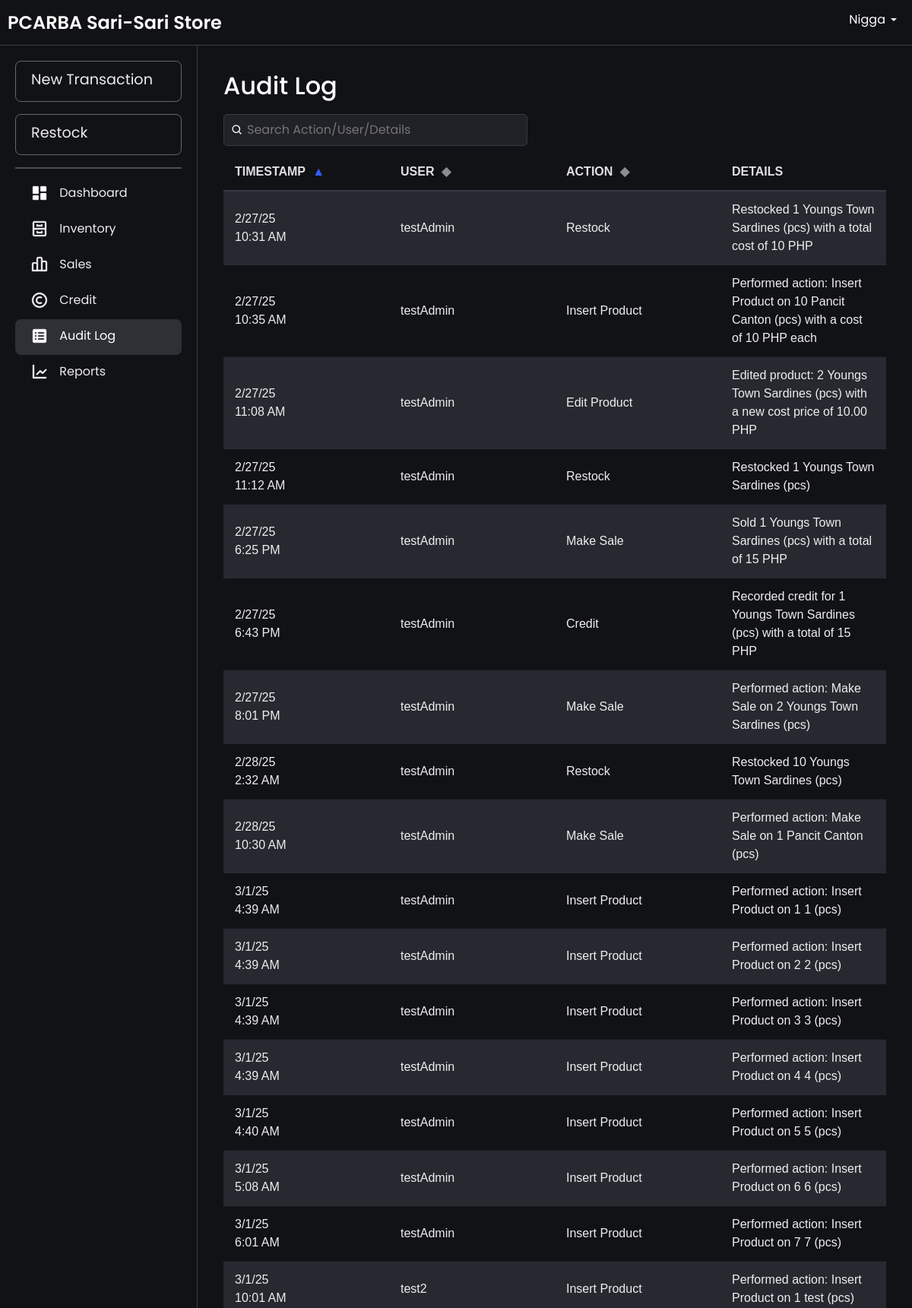
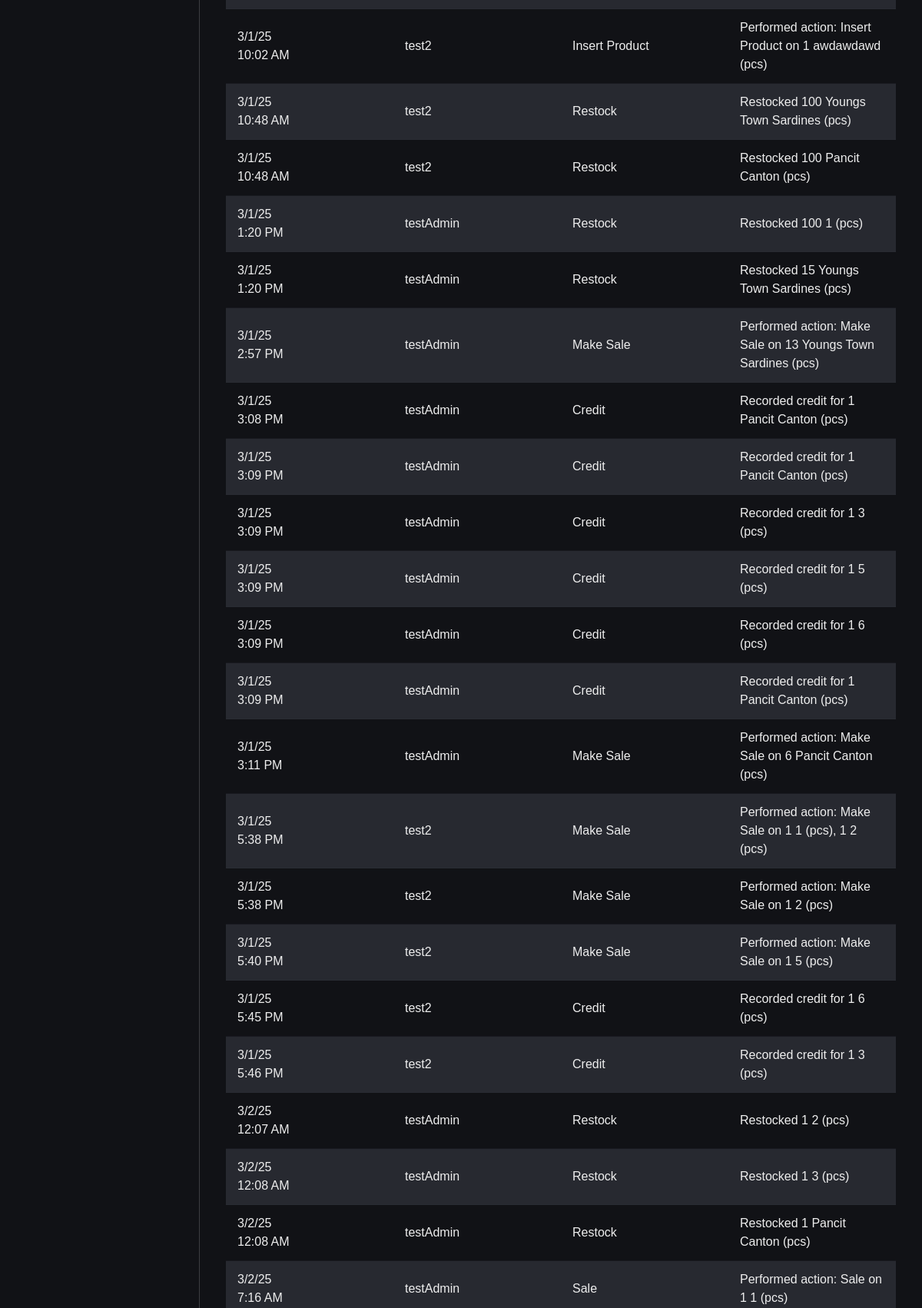
/audit_logs.php (signed in, upper part), run on the app's committed database (2 pictures, top to bottom).
### tables this page shows
CREATE TABLE `audit_logs` (
  `logId` int(11) NOT NULL AUTO_INCREMENT,
  `action` varchar(50) NOT NULL COMMENT 'Type of action (e.g., Add Product, Restock, Sale, etc.)',
  `details` text DEFAULT NULL COMMENT 'Details of the action (e.g., JSON or descriptive text)',
  `userId` int(11) NOT NULL COMMENT 'User who performed the action',
  `timestamp` timestamp NOT NULL DEFAULT current_timestamp() COMMENT 'Time of the action',
  PRIMARY KEY (`logId`),
  KEY `users_audit_logs` (`userId`),
  CONSTRAINT `users_audit_logs` FOREIGN KEY (`userId`) REFERENCES `users` (`userId`) ON DELETE CASCADE
);

CREATE TABLE `users` (
  `userId` int(11) NOT NULL AUTO_INCREMENT,
  `username` varchar(50) NOT NULL,
  `password` varchar(255) NOT NULL,
  `login_count` int(11) DEFAULT 0,
  PRIMARY KEY (`userId`),
  UNIQUE KEY `username` (`username`)
);

### audit_logs.php (the view, shortened to what this page needs)
<?php
include 'db.php';
$query = "SELECT a.logId, a.action, a.details, a.timestamp, u.username
          FROM audit_logs a
          JOIN users u ON a.userId = u.userId
          ORDER BY a.timestamp DESC";
$result = $conn->query($query);
$logs = $result->fetch_all(MYSQLI_ASSOC);
?>
<!DOCTYPE html>
<html lang="en">
<head>
    <link rel="stylesheet" href="css/bootstrap.min.css">
    <link rel="stylesheet" href="css/layer1.css">
</head>
<body>
    <?php include 'navbar.php'; ?>
    <div class="main-content fade-in">
        <div class="container">
            <div class="header-container">
                <h2>Audit Log</h2>
                <div class="search-container">
                    <div class="search-wrapper">
                        <img src="images/search-icon.png" alt="Search" class="search-icon">
                        <input type="text" id="searchBar" placeholder="Search Action/User/Details" onkeyup="filterLogs(); toggleClearIcon();">
                    </div>
                </div>
            </div>
            <div class="table-wrapper">
                <table id="logsTable" data-sort-order="desc" data-sort-column="0">
                    <thead>
                        <tr align="left">
                            <th onclick="sortTable(0)">Timestamp <span class="sort-indicator active-sort">▼</span></th>
                            <th onclick="sortTable(1)">User <span class="sort-indicator">◆</span></th>
                            <th onclick="sortTable(2)">Action <span class="sort-indicator">◆</span></th>
                            <th>Details</th>
                        </tr>
                    </thead>
                    <tbody>
                        <?php if (empty($logs)) { ?>
                            <tr>
                                <td colspan="4" style="text-align: center;">No logs found.</td>
                            </tr>
                        <?php } else { ?>
                            <?php foreach ($logs as $log) {
                                $timestamp = !empty($log['timestamp']) ? $log['timestamp'] : '';
                                $date = !empty($log['timestamp'])
                                    ? date("n/j/y", strtotime($log['timestamp'])) . "<br>" . date("g:i A", strtotime($log['timestamp']))
                                    : 'N/A';
                            ?>
                                <tr>
                                    <td data-timestamp="<?php echo $timestamp; ?>"><?php echo $date; ?></td>
                                    <td><?php echo htmlspecialchars($log['username']); ?></td>
                                    <td><?php echo htmlspecialchars($log['action']); ?></td>
                                    <td><?php echo htmlspecialchars($log['details']); ?></td>
                                </tr>
                            <?php } ?>
                        <?php } ?>
                    </tbody>
                </table>
            </div>
        </div>
    </div>
</body>
</html>

### css/layer1.css (style rules this page uses)
.fade-in { animation: fadeInAnimation ease .1s; -webkit-animation: fadeInAnimation ease 1s; -moz-animation: fadeInAnimation ease 1s; -o-animation: fadeInAnimation ease 1s; -ms-animation: fadeInAnimation ease 1s; }
body { background-color: rgb(17, 18, 22); font-family: "Poppins", serif; color: white; }

### audit_logs.php (style rules this page uses)
.search-container { margin-top: 10px; display: flex; justify-content: space-between; align-items: center; gap: 10px; position: relative; width: 100%; }
.header-container { display: flex; align-items: center; flex-wrap: wrap; flex-direction: row; justify-content: space-between; position: relative; padding: 10px; }
.search-wrapper { display: flex; align-items: center; position: relative; width: 100%; max-width: 400px; }
.search-wrapper .search-icon { position: absolute; left: 10px; width: 16px; height: 16px; }
.search-wrapper input { padding: 8px 8px 8px 30px; width: 100%; border-radius: 5px; border: 1px solid #333942; background-color: rgba(33, 34, 39, 255); color: #f7f7f8; }
.table-wrapper { overflow-x: auto; }
.table-wrapper { scroll-behavior: smooth; height: 70vh; overflow-y: auto; position: relative; padding: 10px; padding-top: 0; }
table { font-family: Arial, Helvetica, sans-serif; width: 100%; border-collapse: separate; border-spacing: 0 10px; table-layout: fixed; }
table thead { position: sticky; top: 0; z-index: 10; background-color: #1f1f1f; }
table tbody tr:nth-child(odd) { background-color: #272930; }
table tbody tr:nth-child(even) { background-color: rgb(17, 18, 22); }
table th { padding: 7px; background-color: rgb(17, 18, 22); color: rgba(247, 247, 248, 0.9); font-weight: bold; text-transform: uppercase; font-size: 1rem; box-shadow: 0 4px 8px rgba(0, 0, 0, 0.83); padding-bottom: 25px; }
table td { padding: 5px 10px; font-size: 1rem; margin: 0 5px; }
table tr { background-color: transparent; }
.sort-indicator { display: inline-block; margin-left: 5px; opacity: 0.6; }
.active-sort { opacity: 1; color: #335fff; }
table th { position: relative; cursor: pointer; transition: background-color 0.2s; }
#logsTable { border-collapse: separate; border-spacing: 0; margin-bottom: 20px; }
#logsTable th { padding: 12px 15px; border-bottom: 2px solid #333942; font-weight: 600; background-color: rgb(17, 18, 22); color: rgba(247, 247, 248, 0.9); text-transform: uppercase; box-shadow: none; }
#logsTable td { padding: 12px 15px; vertical-align: middle; border-bottom: 1px solid rgba(51, 57, 66, 0.2); font-size: 1rem; color: #eee; }

### navbar.php (style rules this page uses)
html, body { margin: 0; padding: 0; width: 100%; height: 100%; overflow-x: hidden; }
body { display: grid; grid-template-rows: 60px 1fr; grid-template-columns: 260px 1fr; height: 100vh; overflow: hidden; margin: 0; }
.main-content { grid-row: 2 / -1; grid-column: 2 / -1; padding: 24px 24px; overflow-y: auto; transition: margin-left 0.3s; margin: 0; }
.container { max-width: 100vw !important; width: 100%; padding: 0; margin: 0 auto; }

### data on the page
audit_logs: timestamp "3/2/25", timestamp "7:16 AM", userId.username "testAdmin", action "Sale", details "Performed action: Sale on 1 1 (pcs)"
audit_logs: timestamp "3/2/25", timestamp "12:08 AM", userId.username "testAdmin", action "Restock", details "Restocked 1 Pancit Canton (pcs)"
audit_logs: timestamp "3/2/25", timestamp "12:08 AM", userId.username "testAdmin", action "Restock", details "Restocked 1 3 (pcs)"
audit_logs: timestamp "3/2/25", timestamp "12:07 AM", userId.username "testAdmin", action "Restock", details "Restocked 1 2 (pcs)"
audit_logs: timestamp "3/1/25", timestamp "5:46 PM", userId.username "test2", action "Credit", details "Recorded credit for 1 3 (pcs)"
audit_logs: timestamp "3/1/25", timestamp "5:45 PM", userId.username "test2", action "Credit", details "Recorded credit for 1 6 (pcs)"
audit_logs: timestamp "3/1/25", timestamp "5:40 PM", userId.username "test2", action "Make Sale", details "Performed action: Make Sale on 1 5 (pcs)"
audit_logs: timestamp "3/1/25", timestamp "5:38 PM", userId.username "test2", action "Make Sale", details "Performed action: Make Sale on 1 2 (pcs)"
audit_logs: timestamp "3/1/25", timestamp "5:38 PM", userId.username "test2", action "Make Sale", details "Performed action: Make Sale on 1 1 (pcs), 1 2 (pcs)"
audit_logs: timestamp "3/1/25", timestamp "3:11 PM", userId.username "testAdmin", action "Make Sale", details "Performed action: Make Sale on 6 Pancit Canton (pcs)"
audit_logs: timestamp "3/1/25", timestamp "3:09 PM", userId.username "testAdmin", action "Credit", details "Recorded credit for 1 Pancit Canton (pcs)"
audit_logs: timestamp "3/1/25", timestamp "3:09 PM", userId.username "testAdmin", action "Credit", details "Recorded credit for 1 6 (pcs)"
audit_logs: timestamp "3/1/25", timestamp "3:09 PM", userId.username "testAdmin", action "Credit", details "Recorded credit for 1 5 (pcs)"
audit_logs: timestamp "3/1/25", timestamp "3:09 PM", userId.username "testAdmin", action "Credit", details "Recorded credit for 1 3 (pcs)"
audit_logs: timestamp "3/1/25", timestamp "3:09 PM", userId.username "testAdmin", action "Credit", details "Recorded credit for 1 Pancit Canton (pcs)"
audit_logs: timestamp "3/1/25", timestamp "3:08 PM", userId.username "testAdmin", action "Credit", details "Recorded credit for 1 Pancit Canton (pcs)"
audit_logs: timestamp "3/1/25", timestamp "2:57 PM", userId.username "testAdmin", action "Make Sale", details "Performed action: Make Sale on 13 Youngs Town Sardines (pcs)"
audit_logs: timestamp "3/1/25", timestamp "1:20 PM", userId.username "testAdmin", action "Restock", details "Restocked 100 1 (pcs)"
audit_logs: timestamp "3/1/25", timestamp "1:20 PM", userId.username "testAdmin", action "Restock", details "Restocked 15 Youngs Town Sardines (pcs)"
audit_logs: timestamp "3/1/25", timestamp "10:48 AM", userId.username "test2", action "Restock", details "Restocked 100 Youngs Town Sardines (pcs)"
audit_logs: timestamp "3/1/25", timestamp "10:48 AM", userId.username "test2", action "Restock", details "Restocked 100 Pancit Canton (pcs)"
audit_logs: timestamp "3/1/25", timestamp "10:02 AM", userId.username "test2", action "Insert Product", details "Performed action: Insert Product on 1 awdawdawd (pcs)"
audit_logs: timestamp "3/1/25", timestamp "10:01 AM", userId.username "test2", action "Insert Product", details "Performed action: Insert Product on 1 test (pcs)"
audit_logs: timestamp "3/1/25", timestamp "6:01 AM", userId.username "testAdmin", action "Insert Product", details "Performed action: Insert Product on 7 7 (pcs)"
audit_logs: timestamp "3/1/25", timestamp "5:08 AM", userId.username "testAdmin", action "Insert Product", details "Performed action: Insert Product on 6 6 (pcs)"
audit_logs: timestamp "3/1/25", timestamp "4:40 AM", userId.username "testAdmin", action "Insert Product", details "Performed action: Insert Product on 5 5 (pcs)"
audit_logs: timestamp "3/1/25", timestamp "4:39 AM", userId.username "testAdmin", action "Insert Product", details "Performed action: Insert Product on 4 4 (pcs)"
audit_logs: timestamp "3/1/25", timestamp "4:39 AM", userId.username "testAdmin", action "Insert Product", details "Performed action: Insert Product on 3 3 (pcs)"
audit_logs: timestamp "3/1/25", timestamp "4:39 AM", userId.username "testAdmin", action "Insert Product", details "Performed action: Insert Product on 2 2 (pcs)"
audit_logs: timestamp "3/1/25", timestamp "4:39 AM", userId.username "testAdmin", action "Insert Product", details "Performed action: Insert Product on 1 1 (pcs)"
audit_logs: timestamp "2/28/25", timestamp "10:30 AM", userId.username "testAdmin", action "Make Sale", details "Performed action: Make Sale on 1 Pancit Canton (pcs)"
audit_logs: timestamp "2/28/25", timestamp "2:32 AM", userId.username "testAdmin", action "Restock", details "Restocked 10 Youngs Town Sardines (pcs)"
audit_logs: timestamp "2/27/25", timestamp "8:01 PM", userId.username "testAdmin", action "Make Sale", details "Performed action: Make Sale on 2 Youngs Town Sardines (pcs)"
audit_logs: timestamp "2/27/25", timestamp "6:43 PM", userId.username "testAdmin", action "Credit", details "Recorded credit for 1 Youngs Town Sardines (pcs) with a total of 15 PHP"
audit_logs: timestamp "2/27/25", timestamp "6:25 PM", userId.username "testAdmin", action "Make Sale", details "Sold 1 Youngs Town Sardines (pcs) with a total of 15 PHP"
audit_logs: timestamp "2/27/25", timestamp "11:12 AM", userId.username "testAdmin", action "Restock", details "Restocked 1 Youngs Town Sardines (pcs)"
audit_logs: timestamp "2/27/25", timestamp "11:08 AM", userId.username "testAdmin", action "Edit Product", details "Edited product: 2 Youngs Town Sardines (pcs) with a new cost price of 10.00 PHP"
audit_logs: timestamp "2/27/25", timestamp "10:35 AM", userId.username "testAdmin", action "Insert Product", details "Performed action: Insert Product on 10 Pancit Canton (pcs) with a cost of 10 PHP each"
audit_logs: timestamp "2/27/25", timestamp "10:31 AM", userId.username "testAdmin", action "Restock", details "Restocked 1 Youngs Town Sardines (pcs) with a total cost of 10 PHP"

### other printed values
$_SESSION['username'] "Nigga"
